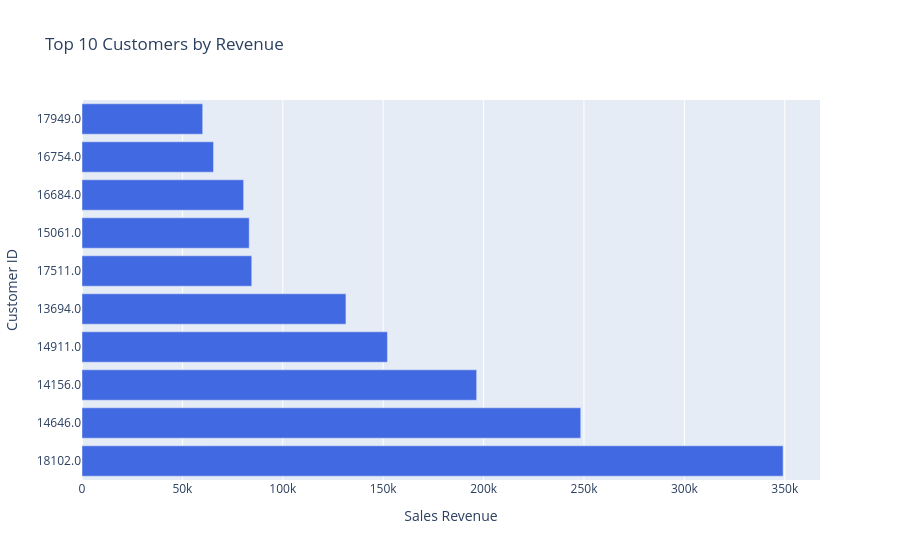

Notebook code for this chart:
### Markdown cell above
#### 5.4 Top 10 Customers by Revenue

**Objective:** Identify the top 10 customers contributing the highest sales revenue.

**Chart Type:** Interactive Horizontal Bar Chart

**Business Value:** Helps identify high-value customers and plan customer retention strategies.

### Code cell
# Import Plotly Express
import plotly.express as px

# Create an interactive horizontal bar chart
fig = px.bar(
    x=top_customers.values,
    y=top_customers.index.astype(str),
    orientation="h",
    title="Top 10 Customers by Revenue",
    labels={
        "x": "Sales Revenue",
        "y": "Customer ID"
    }
)

# Set a single bar color
fig.update_traces(marker_color="royalblue")

# Display the chart
fig.show()

### Figure 1 — Plotly figure (JSON) as saved in the notebook; plotly's stock layout.template omitted (floating-point values rounded to 4 significant figures)
{"data": [{"hovertemplate": "Sales Revenue=%{x}<br>Customer ID=%{y}<extra></extra>", "legendgroup": "", "marker": {"color": "royalblue", "pattern": {"shape": ""}}, "name": "", "orientation": "h", "showlegend": false, "textposition": "auto", "type": "bar", "x": [349200.0, 248400.0, 196500.0, 152100.0, 131400.0, 84540.0, 83280.0, 80490.0, 65500.0, 60120.0], "xaxis": "x", "y": ["18102.0", "14646.0", "14156.0", "14911.0", "13694.0", "17511.0", "15061.0", "16684.0", "16754.0", "17949.0"], "yaxis": "y"}], "layout": {"barmode": "relative", "legend": {"tracegroupgap": 0}, "title": {"text": "Top 10 Customers by Revenue"}, "xaxis": {"anchor": "y", "domain": [0, 1], "title": {"text": "Sales Revenue"}}, "yaxis": {"anchor": "x", "domain": [0, 1], "title": {"text": "Customer ID"}}}}
